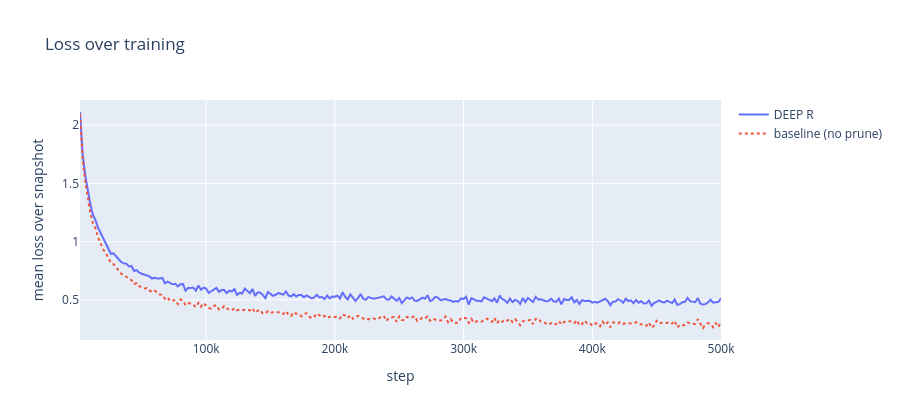
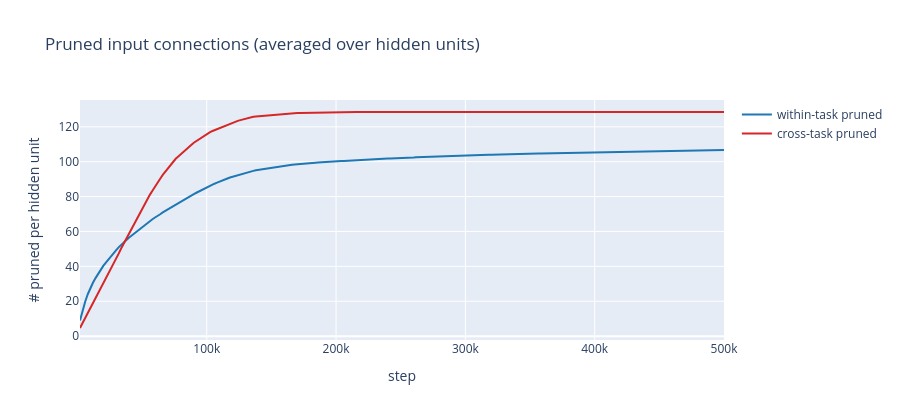
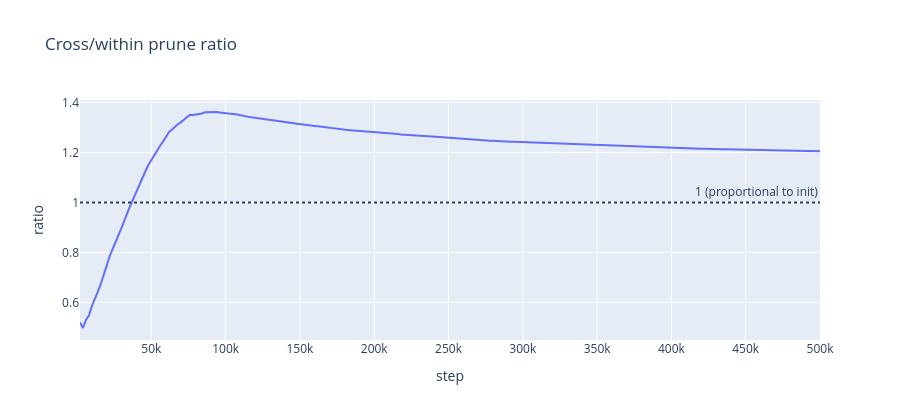
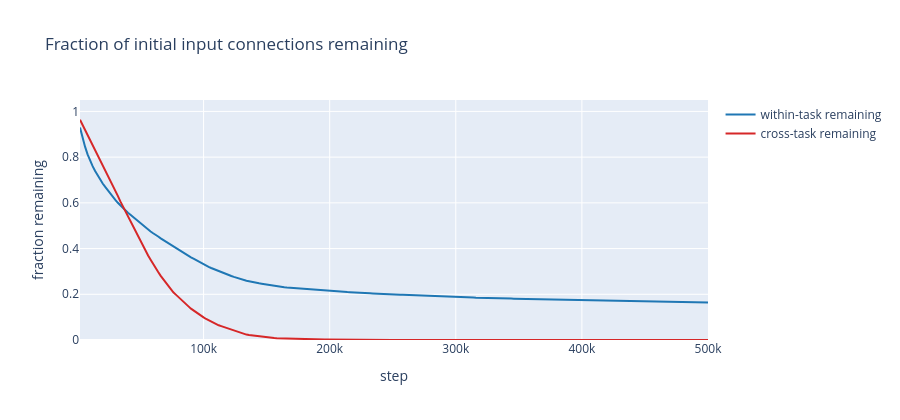

Notebook cell for these charts, in order:
### Code cell
plot_loss(deep_r_snaps, baseline_snaps)
plot_pruned_counts(metrics)
plot_pruned_ratio(metrics)
plot_remaining_fractions(metrics);

### Figure 1 — Plotly figure (JSON) as saved in the notebook; plotly's stock layout.template omitted (floating-point values rounded to 4 significant figures; data arrays with more than 128 entries replaced by an {"elided": "..."} marker saying what was removed)
{"data": [{"mode": "lines", "name": "DEEP R", "type": "scatter", "x": {"elided": "250 int values"}, "y": {"elided": "250 float values"}}, {"line": {"dash": "dot"}, "mode": "lines", "name": "baseline (no prune)", "type": "scatter", "x": {"elided": "250 int values"}, "y": {"elided": "250 float values"}}], "layout": {"height": 420, "title": {"text": "Loss over training"}, "width": 900, "xaxis": {"title": {"text": "step"}}, "yaxis": {"title": {"text": "mean loss over snapshot"}}}}

### Figure 2 — Plotly figure (JSON) as saved in the notebook; plotly's stock layout.template omitted (floating-point values rounded to 4 significant figures; data arrays with more than 128 entries replaced by an {"elided": "..."} marker saying what was removed)
{"data": [{"line": {"color": "#1f77b4"}, "mode": "lines", "name": "within-task pruned", "type": "scatter", "x": {"elided": "250 int values"}, "y": {"elided": "250 float values"}}, {"line": {"color": "#d62728"}, "mode": "lines", "name": "cross-task pruned", "type": "scatter", "x": {"elided": "250 int values"}, "y": {"elided": "250 float values"}}], "layout": {"height": 420, "title": {"text": "Pruned input connections (averaged over hidden units)"}, "width": 900, "xaxis": {"title": {"text": "step"}}, "yaxis": {"title": {"text": "# pruned per hidden unit"}}}}

### Figure 3 — Plotly figure (JSON) as saved in the notebook; plotly's stock layout.template omitted (floating-point values rounded to 4 significant figures; data arrays with more than 128 entries replaced by an {"elided": "..."} marker saying what was removed)
{"data": [{"mode": "lines", "name": "cross / within prune ratio", "type": "scatter", "x": {"elided": "250 int values"}, "y": {"elided": "250 float values"}}], "layout": {"annotations": [{"showarrow": false, "text": "1 (proportional to init)", "x": 1, "xanchor": "right", "xref": "x domain", "y": 1, "yanchor": "bottom", "yref": "y"}], "height": 420, "shapes": [{"line": {"dash": "dot"}, "type": "line", "x0": 0, "x1": 1, "xref": "x domain", "y0": 1, "y1": 1, "yref": "y"}], "title": {"text": "Cross/within prune ratio"}, "width": 900, "xaxis": {"title": {"text": "step"}}, "yaxis": {"title": {"text": "ratio"}}}}

### Figure 4 — Plotly figure (JSON) as saved in the notebook; plotly's stock layout.template omitted (floating-point values rounded to 4 significant figures; data arrays with more than 128 entries replaced by an {"elided": "..."} marker saying what was removed)
{"data": [{"line": {"color": "#1f77b4"}, "mode": "lines", "name": "within-task remaining", "type": "scatter", "x": {"elided": "250 int values"}, "y": {"elided": "250 float values"}}, {"line": {"color": "#d62728"}, "mode": "lines", "name": "cross-task remaining", "type": "scatter", "x": {"elided": "250 int values"}, "y": {"elided": "250 float values"}}], "layout": {"height": 420, "title": {"text": "Fraction of initial input connections remaining"}, "width": 900, "xaxis": {"title": {"text": "step"}}, "yaxis": {"range": [0, 1.05], "title": {"text": "fraction remaining"}}}}
